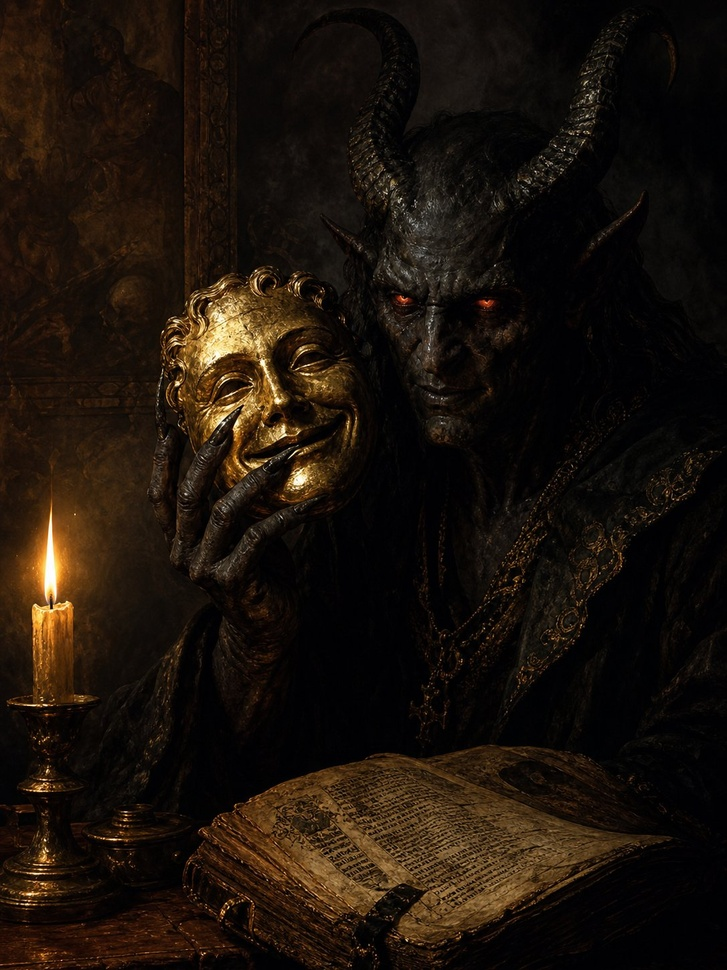
#> input picture demon_holding_holy_mask.jpg, 727 x 970 px, shrunk from 1086 x 1448 before the run, found by its file name
$ python render_demon_mask_slide2.py
#> lines starting #> are read from the running program, lines starting #| are printed output that depends on the picture
from PIL import Image, ImageDraw, ImageFont

def render_demon_mask_slide2(bg_path, output_path):
#> called with bg_path = '/home/user/demon_holding_holy_mask.jpg', output_path = '/home/user/slide2_iblis_topeng_suci.jpg'
    img = Image.open(bg_path).convert("RGBA")
    w, h = img.size
#> w = 727; h = 970

    overlay = Image.new("RGBA", (w, h), (0, 0, 0, 0))
#> overlay: PIL image 727x970 RGBA; every value is 0
    draw = ImageDraw.Draw(overlay)

    font_quote = ImageFont.truetype("/home/user/fonts/Roboto-Bold.ttf", int(h * 0.038))
    font_text = ImageFont.truetype("/home/user/fonts/Roboto-Bold.ttf", int(h * 0.0225))

    lines = [
        "memperlakukan orang lain",
        "dengan baik jauh lebih bernilai,",
        "dari pada memposting ayat-ayat",
        "agama yang bahkan tidak",
        "kamu jalankan"
    ]

    line_h = int(h * 0.032)
#> line_h = 31
    pad_x = int(w * 0.055)
#> pad_x = 39
    pad_y = int(h * 0.020)
#> pad_y = 19

    max_txt_w = max(draw.textbbox((0, 0), line, font=font_text)[2] - draw.textbbox((0, 0), line, font=font_text)[0] for line in lines)
#> max_txt_w = 345
    box_w = max_txt_w + (pad_x * 2)
#> box_w = 423
    box_h = (len(lines) * line_h) + (pad_y * 2)
#> box_h = 193

    box_x0 = (w - box_w) // 2
#> box_x0 = 152
    box_y0 = int(h * 0.48)
#> box_y0 = 465
    box_x1 = box_x0 + box_w
#> box_x1 = 575
    box_y1 = box_y0 + box_h
#> box_y1 = 658

    draw.rounded_rectangle([box_x0, box_y0, box_x1, box_y1], radius=16, fill=(0, 0, 0, 185))
    draw.text((box_x0 + int(w * 0.03), box_y0 - int(h * 0.022)), "“", font=font_quote, fill=(255, 255, 255, 255))

    start_y = box_y0 + pad_y
#> start_y = 484
    for i, line in enumerate(lines):
        x = box_x0 + pad_x
        y = start_y + i * line_h
        draw.text((x, y), line, font=font_text, fill=(255, 255, 255, 255))

    res = Image.alpha_composite(img, overlay).convert("RGB")
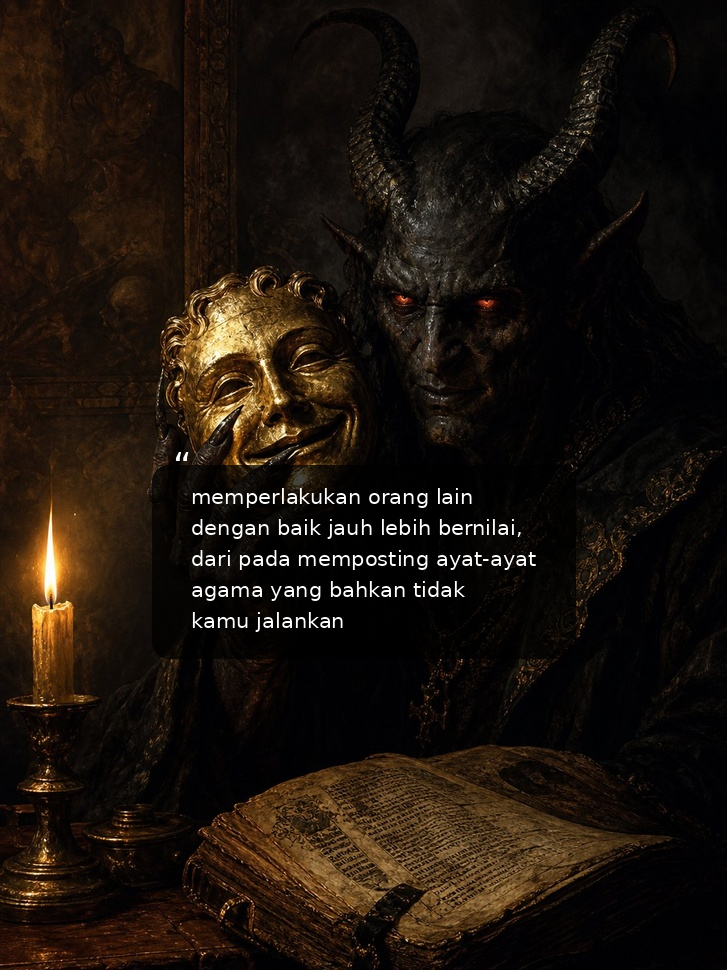
#> res: PIL image 727x970 RGB; mean R, G, B 28.2, 19.5, 12.2
    res.save(output_path, quality=98)
    print(f"Slide 2 with Demon Mask saved: {output_path}")

render_demon_mask_slide2('/home/user/demon_holding_holy_mask.jpg', '/home/user/slide2_iblis_topeng_suci.jpg')
